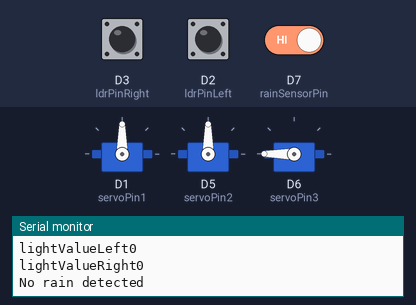
A sketch run on a simulated ESP8266 (NodeMCU). On the bench: 3 × servo, the last lines printed to the serial monitor. The inputs (shaded band) are chosen by the test bench; at power-on: D7 (rainSensorPin) HIGH, D3 (ldrPinRight) LOW, D2 (ldrPinLeft) LOW.

Above: at 4.8 s.
4.9 s: D7 (rainSensorPin) driven LOW
At 6.4 s:
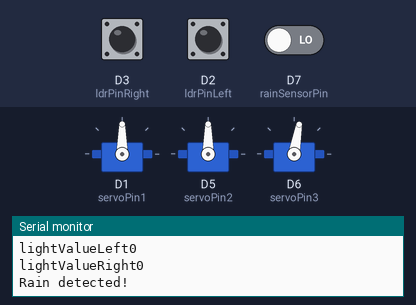
7.6 s: D3 (ldrPinRight) pulled HIGH for 2.35 s
At 9.1 s:
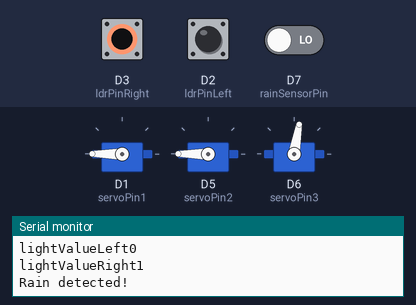
11.5 s: D2 (ldrPinLeft) pulled HIGH for 2.35 s
At 13.4 s:
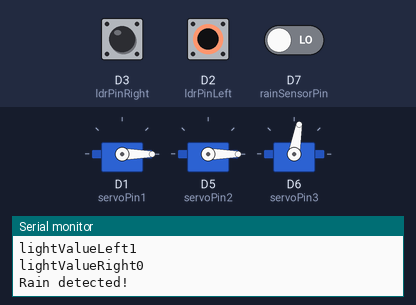
15.5 s: D7 (rainSensorPin) driven HIGH
At 16.5 s:
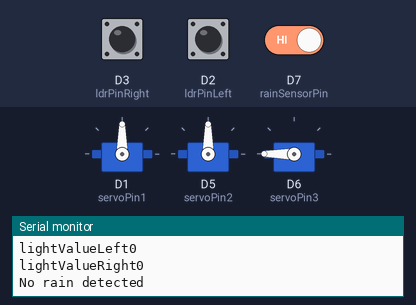
18.2 s: D3 (ldrPinRight) pulled HIGH for 2.35 s
At 20.7 s:
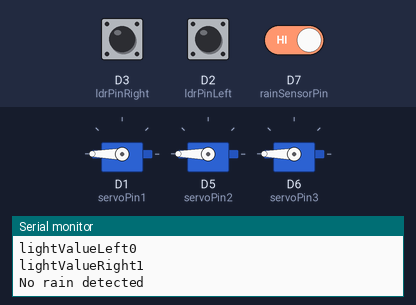
23.5 s: D2 (ldrPinLeft) pulled HIGH for 2.35 s
At 25.0 s:
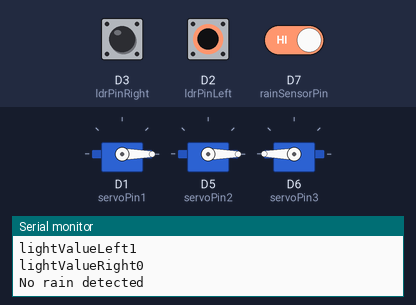
Timing chart, 0 to 27.5 s (numbered marks = the images above; inputs shaded):
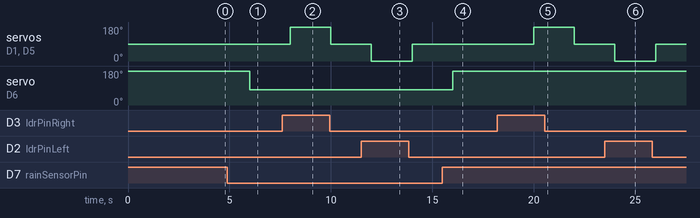

Measured:
- after the input at 4.9 s, servo on D6 (servoPin3): 180° → 80° after 1.1 s
- after the input at 7.6 s, servo on D1 (servoPin1), servo on D5 (servoPin2): 90° → 180° after 0.40 s, → 90° 2.0 s later
- after the input at 11.5 s, servo on D1 (servoPin1), servo on D5 (servoPin2): 90° → 0° after 0.50 s, → 90° 2.0 s later
- after the input at 15.5 s, servo on D6 (servoPin3): 80° → 180° after 0.50 s
- after the input at 18.2 s, servo on D1 (servoPin1), servo on D5 (servoPin2): 90° → 180° after 1.8 s, → 90° 2.0 s later
- after the input at 23.5 s, servo on D1 (servoPin1), servo on D5 (servoPin2): 90° → 0° after 0.50 s, → 90° 2.0 s later

The sketch:

rain-solar.ino
```cpp
#include <Servo.h>

const int ldrPinLeft = D2;    // Digital pin D2 for left LDR
const int ldrPinRight = D3;   // Digital pin D3 for right LDR
const int servoPin1 = D1;     // First servo motor signal pin (connected to D1 on NodeMCU)
const int servoPin2 = D5;     // Second servo motor signal pin (connected to D5 on NodeMCU)
const int servoPin3 = D6;     // Second servo motor signal pin (connected to D5 on NodeMCU)
const int rainSensorPin = D7;  // Analog pin to which rain sensor is connected

Servo myServo1;
Servo myServo2;
Servo myServo3;

void setup() {
  Serial.begin(9600);
  myServo1.attach(servoPin1);
  myServo2.attach(servoPin2);
  myServo3.attach(servoPin3);

  pinMode(ldrPinLeft, INPUT);   // Set left LDR pin as input
  pinMode(ldrPinRight, INPUT);  // Set right LDR pin as input
}

void loop() {
  int lightValueLeft = digitalRead(ldrPinLeft);    // Read the value from the left LDR
  Serial.print("lightValueLeft");
  Serial.println(lightValueLeft);
  int lightValueRight = digitalRead(ldrPinRight);  // Read the value from the right LDR
  Serial.print("lightValueRight");
  Serial.println(lightValueRight);

  // If the left LDR detects more light, turn the servo1 to the left
  if (lightValueLeft == HIGH && lightValueRight == LOW) {
    myServo1.write(0);  // Turn the servo1 to the leftmost position
  }
  // If the right LDR detects more light, turn the servo1 to the right
  else if (lightValueLeft == LOW && lightValueRight == HIGH) {
    myServo1.write(180);  // Turn the servo1 to the rightmost position
  }
  // If both LDRs detect light or no light at all, keep the servo1 in the middle
  else {
    myServo1.write(90);  // Keep the servo1 in the middle position
  }

  int angle = myServo1.read();  // Read the angle of servo1
  myServo2.write(angle);        // Set servo2 to the same angle as servo1

  int sensorValue = digitalRead(rainSensorPin);  // Read the sensor value
  float voltage = sensorValue * (5.0 / 1023.0);  // Convert sensor value to voltage

  if (sensorValue == LOW) {
    Serial.println("Rain detected!");  // Print message if rain is detected
    myServo3.write(80);

  } else {
    Serial.println("No rain detected");  // Print message if no rain is detected
    myServo3.write(180);
  }
  delay(2000);  // Delay for stability
}
```
